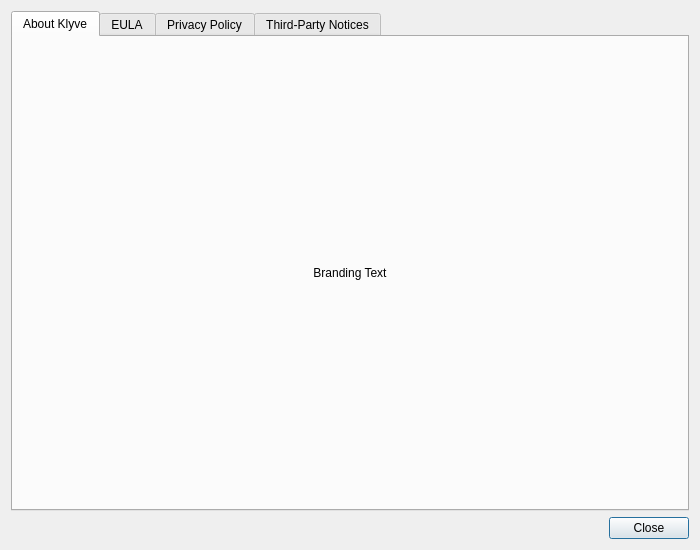
<?xml version="1.0" encoding="UTF-8"?>
<ui version="4.0">
 <class>AboutDialog</class>
 <widget class="QDialog" name="AboutDialog">
  <property name="geometry">
   <rect>
    <x>0</x>
    <y>0</y>
    <width>700</width>
    <height>550</height>
   </rect>
  </property>
  <property name="windowTitle">
   <string>About Klyve</string>
  </property>
  <layout class="QVBoxLayout" name="verticalLayout">
   <item>
    <widget class="QTabWidget" name="tabWidget">
     <property name="currentIndex">
      <number>0</number>
     </property>
     <widget class="QWidget" name="aboutTab">
      <attribute name="title">
       <string>About Klyve</string>
      </attribute>
      <layout class="QVBoxLayout" name="verticalLayout_2">
       <item>
        <spacer name="verticalSpacer_top">
         <property name="orientation">
          <enum>Qt::Vertical</enum>
         </property>
         <property name="sizeHint" stdset="0">
          <size>
           <width>20</width>
           <height>40</height>
          </size>
         </property>
        </spacer>
       </item>
       <item>
        <widget class="QLabel" name="brandingLabel">
         <property name="text">
          <string>Branding Text</string>
         </property>
         <property name="alignment">
          <set>Qt::AlignCenter</set>
         </property>
         <property name="wordWrap">
          <bool>true</bool>
         </property>
        </widget>
       </item>
       <item>
        <spacer name="verticalSpacer_bottom">
         <property name="orientation">
          <enum>Qt::Vertical</enum>
         </property>
         <property name="sizeHint" stdset="0">
          <size>
           <width>20</width>
           <height>40</height>
          </size>
         </property>
        </spacer>
       </item>
      </layout>
     </widget>
     <widget class="QWidget" name="eulaTab">
      <attribute name="title">
       <string>EULA</string>
      </attribute>
      <layout class="QVBoxLayout" name="verticalLayout_3">
       <property name="margin">
        <number>0</number>
       </property>
       <item>
        <widget class="QTextEdit" name="eulaTextEdit">
         <property name="readOnly">
          <bool>true</bool>
         </property>
        </widget>
       </item>
      </layout>
     </widget>
     <widget class="QWidget" name="privacyTab">
      <attribute name="title">
       <string>Privacy Policy</string>
      </attribute>
      <layout class="QVBoxLayout" name="verticalLayout_4">
       <property name="margin">
        <number>0</number>
       </property>
       <item>
        <widget class="QTextEdit" name="privacyTextEdit">
         <property name="readOnly">
          <bool>true</bool>
         </property>
        </widget>
       </item>
      </layout>
     </widget>
     <widget class="QWidget" name="noticesTab">
      <attribute name="title">
       <string>Third-Party Notices</string>
      </attribute>
      <layout class="QVBoxLayout" name="verticalLayout_5">
       <property name="margin">
        <number>0</number>
       </property>
       <item>
        <widget class="QTextEdit" name="noticesTextEdit">
         <property name="readOnly">
          <bool>true</bool>
         </property>
         <property name="lineWrapMode">
          <enum>QTextEdit::NoWrap</enum>
         </property>
        </widget>
       </item>
      </layout>
     </widget>
    </widget>
   </item>
   <item>
    <widget class="QDialogButtonBox" name="buttonBox">
     <property name="orientation">
      <enum>Qt::Horizontal</enum>
     </property>
     <property name="standardButtons">
      <set>QDialogButtonBox::Close</set>
     </property>
    </widget>
   </item>
  </layout>
 </widget>
 <resources/>
 <connections/>
</ui>
